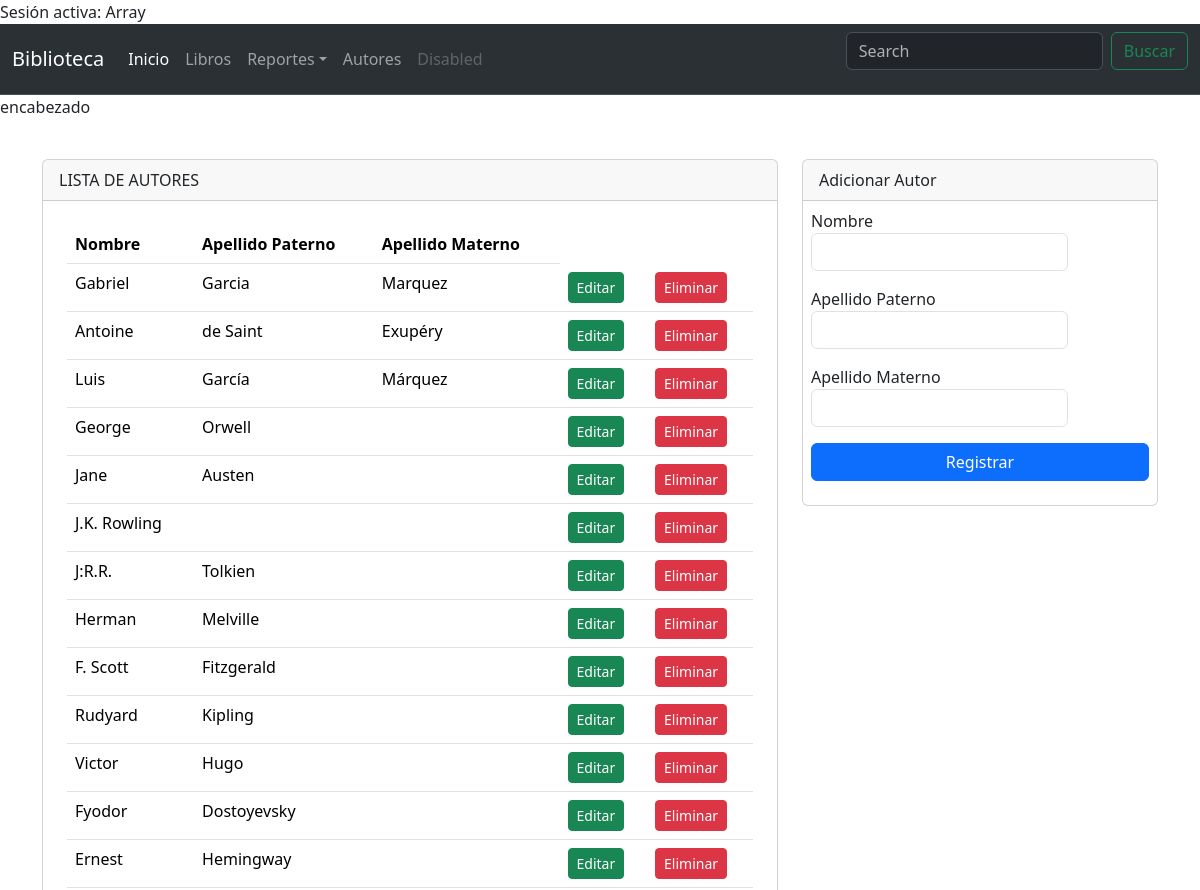
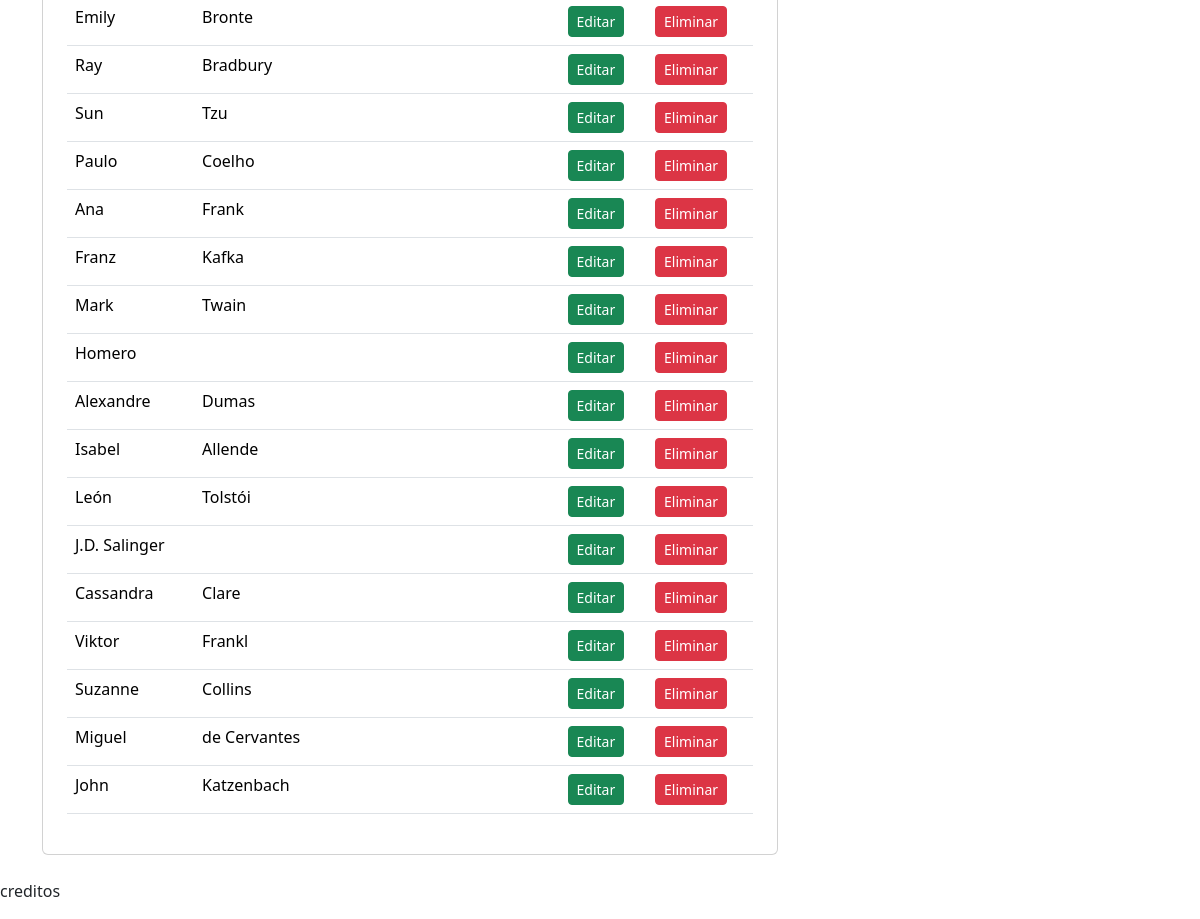
Screenshot of /autores.php (signed in) with the database file from the repository (2 pictures, top to bottom).
### tables this page shows
CREATE TABLE `autor` (
  `idAutor` int(11) NOT NULL,
  `nombre` varchar(15) NOT NULL,
  `apePaterno` varchar(15) NOT NULL,
  `apeMaterno` varchar(15) NOT NULL
);

### consultas.php (called while the page is built, shortened)
<?php
function autor($conect){
	$sql = $conect->query('SELECT * FROM autor');
	$sql->execute();
	$res_autor = $sql->fetchAll(PDO::FETCH_ASSOC);
	return $res_autor;
}

### autores.php (the view, shortened to what this page needs)
<?php
    if (!isset($_SESSION['usuario'])) {
        echo "No hay sesión activa";
        header('Location: login.php');
        exit();
    } else {
        echo "Sesión activa: " . $_SESSION['usuario'];
    }
    include_once 'consultas.php';
    include_once 'templates/header.php';
?>
<div class="container py-4">
    <div class="row justify-content-center">
    <div class="col-md-8">
            <div class="card">
                <div class="card-header">
                    LISTA DE AUTORES
                </div>
                <div class="p-4">
                    <table class="table">
                        <thead>
                            <tr>
                                <th>Nombre</th>
                                <th>Apellido Paterno</th>
                                <th>Apellido Materno</th>
                            </tr>
                        </thead>
                        <tbody>
                            <?php foreach (autor($con) as $key => $value) { ?>
                                <tr>
                                    <td><?=$value['nombre'] ?></td>
                                    <td><?=$value['apePaterno'] ?></td>
                                    <td><?=$value['apeMaterno'] ?></td>
                                    <td>
										<a href="autores.php?editAutor=editar&idAutor=<?=$value['idAutor'] ?>">
											<button type="button" class="btn btn-success btn-sm">Editar</button>
										</a>
									</td>
									<td>
										<a href="autores.php?delAutor=eliminar&idAutor=<?=$value['idAutor']?>">
											<button type="button" class="btn btn-danger btn-sm">Eliminar</button>
										</a>
									</td>
                                </tr>
                            <?php } ?>
                        </tbody>
                    </table>
                </div>
            </div>
        </div>
        <div class="col-md-4">
        <?php if (!isset($_GET['editAutor'])) { ?>
            <div class="card">
                <div class="card-header">
                    Adicionar Autor
                </div>
                <form action="consultas.php" method="post">
                    <div class="m-2">
                        <label class="form-label">Nombre
                            <input type="text" class="form-control" name="txtNombre" autofocus>
                        </label>
                    </div>
                    <div class="m-2">
                        <label class="form-label">Apellido Paterno
                            <input type="text" class="form-control" name="txtPaterno" autofocus>
                        </label>
                    </div>
                    <div class="m-2">
                        <label class="form-label">Apellido Materno
                            <input type="text" class="form-control" name="txtMaterno" autofocus>
                        </label>
                    </div>
                    <div class="m-2">
						<div class="d-grid">
							<input type="submit" class="btn btn-primary" value="Registrar">
						</div>
					</div>
                </form>
            </div>
		<?php } ?>
        </div>
    </div>
</div>
<?php
include_once 'templates/footer.php';
?>

### templates/header.php (shortened to what this page needs)
<!DOCTYPE html>
<html lang="en">
<head>
    <link href="lib/bootstrap-5.3.3/css/bootstrap.min.css" rel="stylesheet">
</head>
<body>
    <header>
    <nav class="navbar navbar-expand-lg bg-body-tertiary bg-dark border-bottom border-body" data-bs-theme="dark">
  <div class="container-fluid">
    <a class="navbar-brand" href="#">Biblioteca</a>
    <div class="collapse navbar-collapse" id="navbarSupportedContent">
      <ul class="navbar-nav me-auto mb-2 mb-lg-0">
        <li class="nav-item">
          <a class="nav-link active" aria-current="page" href="index.php">Inicio</a>
        </li>
        <li class="nav-item">
          <a class="nav-link" href="libros.php">Libros</a>
        </li>
        <li class="nav-item dropdown">
          <a class="nav-link dropdown-toggle" href="#" role="button" data-bs-toggle="dropdown" aria-expanded="false">
            Reportes</a>
        </li>
        <li class="nav-item">
          <a class="nav-link" href="autores.php">Autores</a>
        </li>
        <li class="nav-item">
          <a class="nav-link disabled" aria-disabled="true">Disabled</a>
        </li>
      </ul>
      <form class="d-flex" role="search">
        <input class="form-control me-2" type="search" placeholder="Search" aria-label="Search">
        <button class="btn btn-outline-success" type="submit">Buscar</button>
      </form>
    </div>
  </div>
</nav>
        <p>encabezado</p>
    </header>

### templates/footer.php (shortened to what this page needs)
<foother>
    <p>creditos</p>
</foother>
</body>
</html>

### rows the page displays
autor: nombre "Gabriel", apePaterno "Garcia", apeMaterno "Marquez"
autor: nombre "Antoine", apePaterno "de Saint", apeMaterno "Exupéry"
autor: nombre "Luis", apePaterno "García", apeMaterno "Márquez"
autor: nombre "George", apePaterno "Orwell"
autor: nombre "Jane", apePaterno "Austen"
autor: nombre "J.K. Rowling"
autor: nombre "J:R.R.", apePaterno "Tolkien"
autor: nombre "Herman", apePaterno "Melville"
autor: nombre "F. Scott", apePaterno "Fitzgerald"
autor: nombre "Rudyard", apePaterno "Kipling"
autor: nombre "Victor", apePaterno "Hugo"
autor: nombre "Fyodor", apePaterno "Dostoyevsky"
autor: nombre "Ernest", apePaterno "Hemingway"
autor: nombre "Emily", apePaterno "Bronte"
autor: nombre "Ray", apePaterno "Bradbury"
autor: nombre "Sun", apePaterno "Tzu"
autor: nombre "Paulo", apePaterno "Coelho"
autor: nombre "Ana", apePaterno "Frank"
autor: nombre "Franz", apePaterno "Kafka"
autor: nombre "Mark", apePaterno "Twain"
autor: nombre "Homero"
autor: nombre "Alexandre", apePaterno "Dumas"
autor: nombre "Isabel", apePaterno "Allende"
autor: nombre "León", apePaterno "Tolstói"
autor: nombre "J.D. Salinger"
autor: nombre "Cassandra", apePaterno "Clare"
autor: nombre "Viktor", apePaterno "Frankl"
autor: nombre "Suzanne", apePaterno "Collins"
autor: nombre "Miguel", apePaterno "de Cervantes"
autor: nombre "John", apePaterno "Katzenbach"

### other values shown
$_SESSION['usuario'] "Array"
